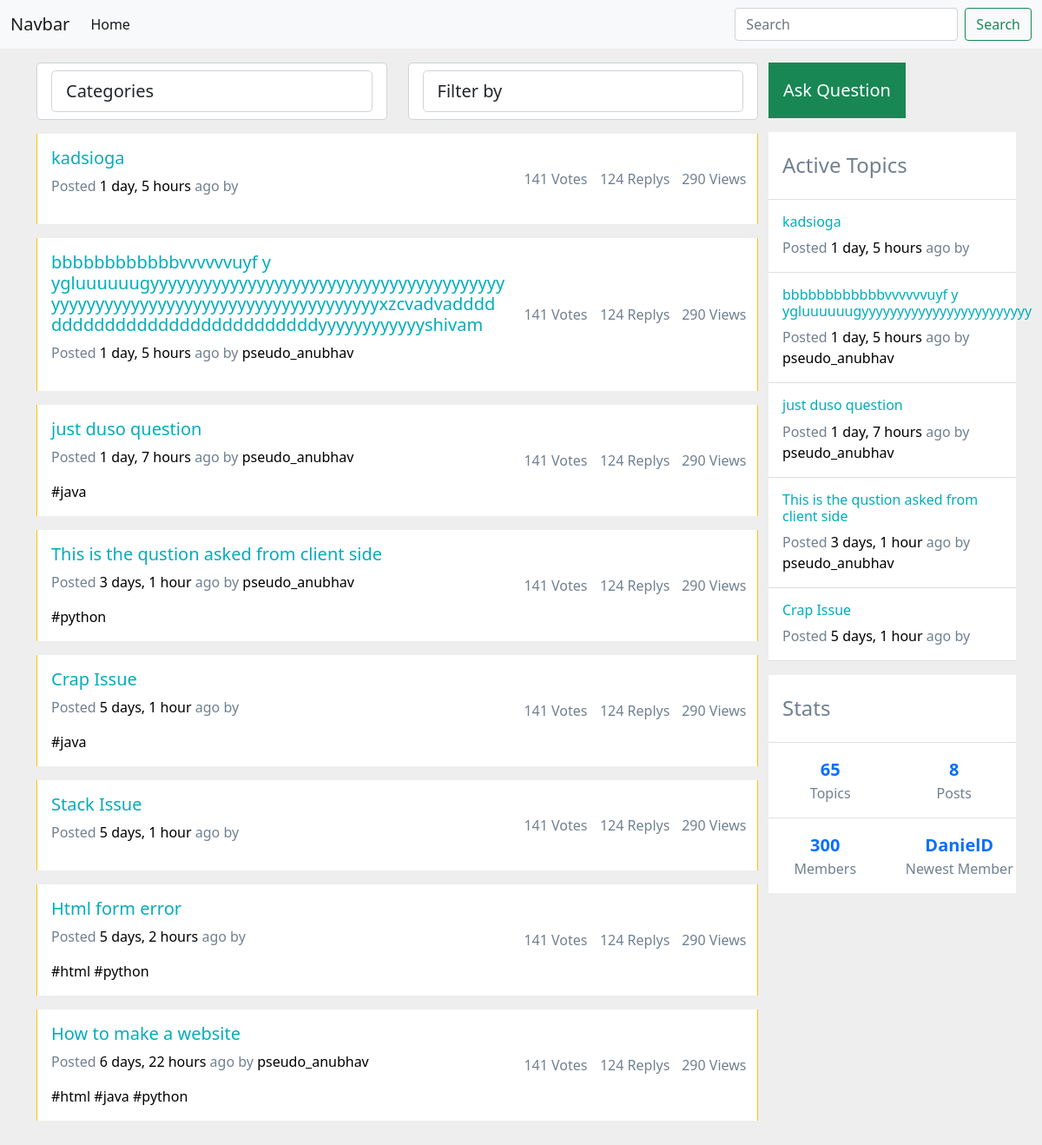
Before: / with the older database file.
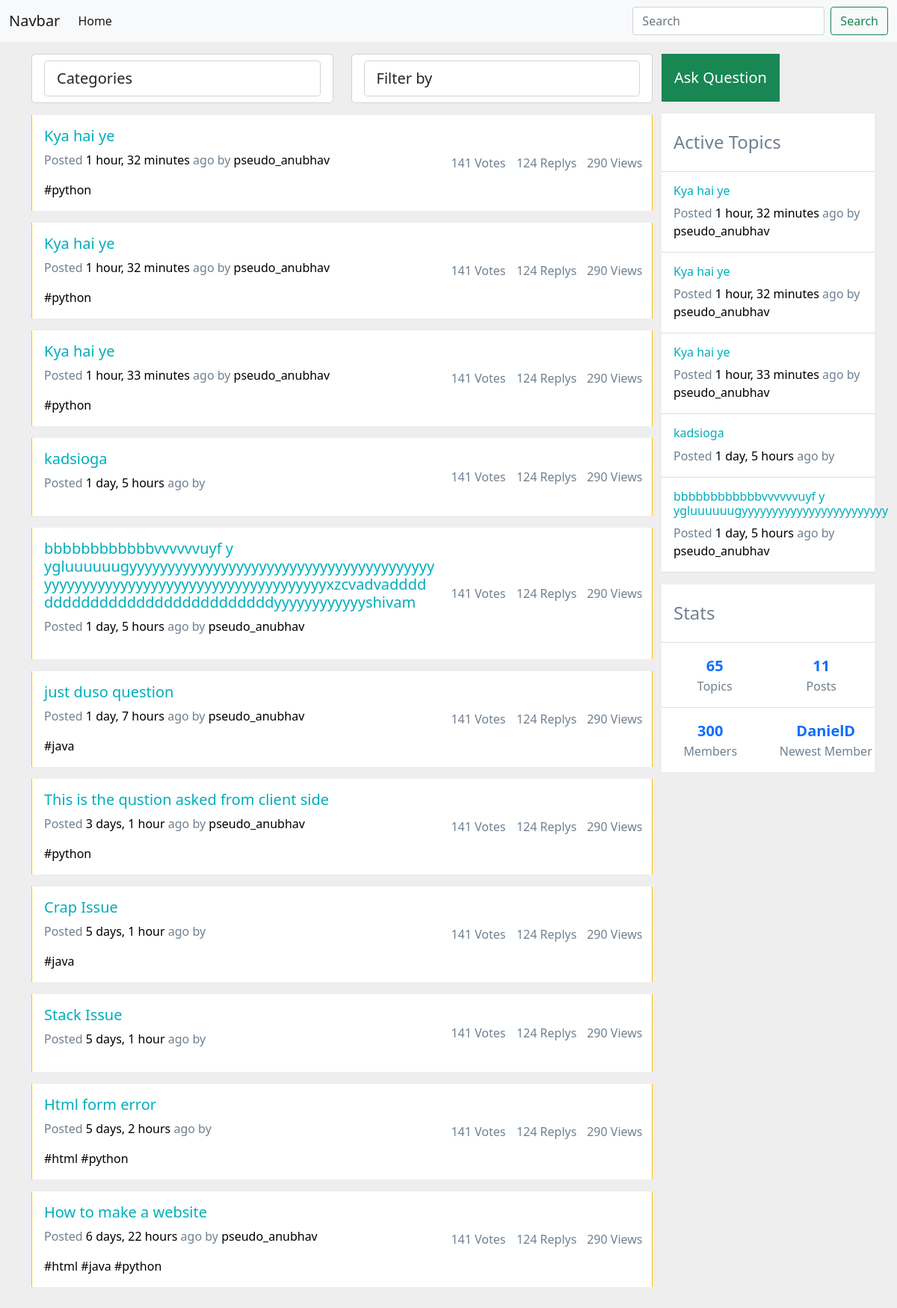
After: the same page with the newer database file.
### forum/models.py (models this page shows, shortened)
class Post(models.Model):
    profile = models.ForeignKey(UserProfile, on_delete=models.CASCADE, null=True, blank=True)
    title = models.CharField(max_length=800)
    description = models.CharField(max_length=2000)
    upvote = models.IntegerField(default=0, null=True, blank=True)
    downvote = models.IntegerField(default=0, null=True, blank=True)
    tags = models.ManyToManyField('Tag', blank=True)
    isactive = models.BooleanField(default=True)
    id = models.UUIDField(default=uuid.uuid4, primary_key=True, unique=True, editable=False)
    created = models.DateTimeField(auto_now_add=True)
    class Meta:
        ordering = ['-created']
    def __str__(self) -> str:
        return self.title

class Tag(models.Model):
    name = models.CharField(max_length=100)
    id = models.UUIDField(default=uuid.uuid4, primary_key=True, unique=True, editable=False)
    created = models.DateTimeField(auto_now_add=True)

### userprofile/models.py (models this page shows, shortened)
class UserProfile(models.Model):
    user = models.OneToOneField(User, on_delete=models.CASCADE, null=True, blank=True)
    name = models.CharField(max_length=100, null=True, blank=True)
    email = models.EmailField(null=True, blank=True)
    profile_image = models.ImageField(null=True, blank=True, upload_to='')
    bio = models.TextField(null=True, blank=True)
    username = models.CharField(max_length=200, null=True, blank=True)
    social_github = models.CharField(max_length=200, blank=True, null=True)
    social_twitter = models.CharField(max_length=200, blank=True, null=True)
    created = models.DateTimeField(auto_now_add=True)
    id = models.UUIDField(default=uuid.uuid4, primary_key=True, editable=False, unique=True)

### forum/views.py (the view)
# urls.py: path('', views.homePage, name='home'),
def homePage(request):
    posts = Post.objects.all
    active_posts = Post.objects.filter(isactive = True)[:5]
    print(active_posts)
    print(posts)
    context = {'posts': posts, 'active_posts': active_posts}
    return render(request, 'forum/home.html', context)

### forum/templates/forum/home.html (shortened to what this page needs)
{% extends 'base.html' %}
{% block content %}
<link href="https://code.ionicframework.com/ionicons/2.0.1/css/ionicons.min.css" rel="stylesheet">
<div class="container">
      <div class="row mt-3">
        <div class="col-lg-9 mb-3">
          <div class="row text-left mb-3">
            <div class="col-lg-6 mb-3 mb-sm-0">
              <div class="dropdown bootstrap-select form-control form-control-lg bg-white bg-op-9 text-sm w-lg-50" style="width: 100%;">
              <select class="form-control form-control-lg bg-white bg-op-9 text-sm w-lg-50" data-toggle="select" tabindex="-98">
                <option> Categories </option>
              </select>
              </div>
            </div>
            <div class="col-lg-6 text-lg-right">
              <div class="dropdown bootstrap-select form-control form-control-lg bg-white bg-op-9 ml-auto text-sm w-lg-50" style="width: 100%;">
                  <select class="form-control form-control-lg bg-white bg-op-9 ml-auto text-sm w-lg-50" data-toggle="select" tabindex="-98">
                    <option> Filter by </option>
                  </select>
              </div>
            </div>
          </div>
          {% for post in posts %}
          <div class="card row-hover pos-relative py-3 px-3 mb-3 border-warning border-top-0 border-right-0 border-bottom-0 rounded-0">
            <div class="row align-items-center">
              <div class="col-md-8 mb-3 mb-sm-0">
                <h5>
                  <a href="{% url 'solution' post.id post.title.lower|cut:' '|slice:':50' %}" class="text-primary">{{post.title}}</a>
                </h5>
                <p class="text-sm"><span class="op-6">Posted</span> <a class="text-black" href="#">{{post.created|timesince}}</a> <span class="op-6">ago by</span> <a class="text-black" href="#">{{post.profile.username}}</a></p>
                {% for tag in post.tags.all %}
                <span class="text-sm op-5"> <a class="text-black mr-2" href="#">#{{tag.name}}</a></span>
                {% endfor %}
              </div>
              <div class="col-md-4 op-7">
                <div class="row text-center op-7">
                  <div class="col px-1">  <span class="d-block text-sm">141 Votes</span> </div>
                  <div class="col px-1">  <span class="d-block text-sm">124 Replys</span> </div>
                  <div class="col px-1">  <span class="d-block text-sm">290 Views</span> </div>
                </div>
              </div>
            </div>
          </div>
        {% endfor %}
    </div>
        <div class="col-lg-3 mb-4 mb-lg-0 px-lg-0 mt-lg-0">
          <div data-settings="{&quot;parent&quot;:&quot;#content&quot;,&quot;mind&quot;:&quot;#header&quot;,&quot;top&quot;:10,&quot;breakpoint&quot;:992}" data-toggle="sticky" class="sticky" style="top: 85px;"><div class="sticky-inner">
            <a class="btn btn-lg btn-block btn-success rounded-0 py-3 mb-3 bg-op-6 roboto-bold" href="{% url 'createpost' %}">Ask Question</a>
            <div class="bg-white mb-3">
              <h4 class="px-3 py-4 op-5 m-0">
                Active Topics
              </h4>
              {% for post in active_posts %}
              <hr class="m-0">
              <div class="pos-relative px-3 py-3">
                <h6 class="text-primary text-sm">
                  <a href="{% url 'solution' post.id post.title.lower|slice:':50'|cut:' ' %}" class="text-primary">{{post.title|slice:":58"}}</a>
                </h6>
                <p class="mb-0 text-sm"><span class="op-6">Posted</span> <a class="text-black" href="#">{{post.created|timesince}}</a> <span class="op-6">ago by</span> <a class="text-black" href="#">{{post.profile.username}}</a></p>
              </div>
             {% endfor %}
              <hr class="m-0">
            </div>
            <div class="bg-white text-sm">
              <h4 class="px-3 py-4 op-5 m-0 roboto-bold">
                Stats
              </h4>
              <hr class="my-0">
              <div class="row text-center d-flex flex-row op-7 mx-0">
                <div class="col-sm-6 flex-ew text-center py-3 border-bottom border-right"> <a class="d-block lead font-weight-bold" href="#">65</a> Topics </div>
                <div class="col-sm-6 col flex-ew text-center py-3 border-bottom mx-0"> <a class="d-block lead font-weight-bold" href="#">{{posts.count}}</a> Posts </div>
              </div>
              <div class="row d-flex flex-row op-7">
                <div class="col-sm-6 flex-ew text-center py-3 border-right mx-0"> <a class="d-block lead font-weight-bold" href="#">300</a> Members </div>
                <div class="col-sm-6 flex-ew text-center py-3 mx-0"> <a class="d-block lead font-weight-bold" href="#">DanielD</a> Newest Member </div>
              </div>
            </div>
          </div></div>
        </div>
      </div>
    </div>
{% endblock %}

### templates/base.html (shortened to what this page needs)
{% load static %}
<!DOCTYPE html>
<html lang="en">
<head>
    <link href="https://cdn.jsdelivr.net/npm/bootstrap@5.1.3/dist/css/bootstrap.min.css" rel="stylesheet">
    <link rel="stylesheet" href="{% static 'css/home.css' %}"/>
</head>
<body>
    {% include 'navbar.html' %}
    {% block content %}
    {% endblock content %}
</body>
</html>

### templates/navbar.html (shortened to what this page needs)
<nav class="navbar navbar-expand-lg navbar-light bg-light">
    <div class="container-fluid">
      <a class="navbar-brand" href="#">Navbar</a>
      <div class="collapse navbar-collapse" id="navbarSupportedContent">
        <ul class="navbar-nav me-auto mb-2 mb-lg-0">
          <li class="nav-item">
            <a class="nav-link active" aria-current="page" href="#">Home</a>
          </li>
        </ul>
        <form class="d-flex">
          <input class="form-control me-2" type="search" placeholder="Search" aria-label="Search">
          <button class="btn btn-outline-success" type="submit">Search</button>
        </form>
      </div>
    </div>
  </nav>

### static/css/home.css (style rules this page uses)
body { margin: 0; padding: 0; background:#eee; color: #708090; }
a { text-decoration:none; }
.text-primary, a.text-primary:focus, a.text-primary:hover { color: #00ADBB!important; }
.text-black, .text-hover-black:hover { color: #000 !important; }
.font-weight-bold { font-weight: 700 !important; }

Changed rows visible on the page:
no longer on one of the page's lists (row unchanged): Post: title "just duso question", created "1 day, 7 hours", profile.username "pseudo_anubhav"
no longer on one of the page's lists (row unchanged): Post: title "This is the qustion asked from client side", created "3 days, 1 hour", profile.username "pseudo_anubhav"
no longer on one of the page's lists (row unchanged): Post: title "Crap Issue", created "5 days, 1 hour"
added Post: title "Kya hai ye", created "1 hour, 32 minutes", profile.username "pseudo_anubhav", Tag (name "python")
added Post: title "Kya hai ye", created "1 hour, 32 minutes", profile.username "pseudo_anubhav", Tag (name "python")
added Post: title "Kya hai ye", created "1 hour, 33 minutes", profile.username "pseudo_anubhav", Tag (name "python")
Other visible differences:
{{ posts.count }}: "8" → "11"
